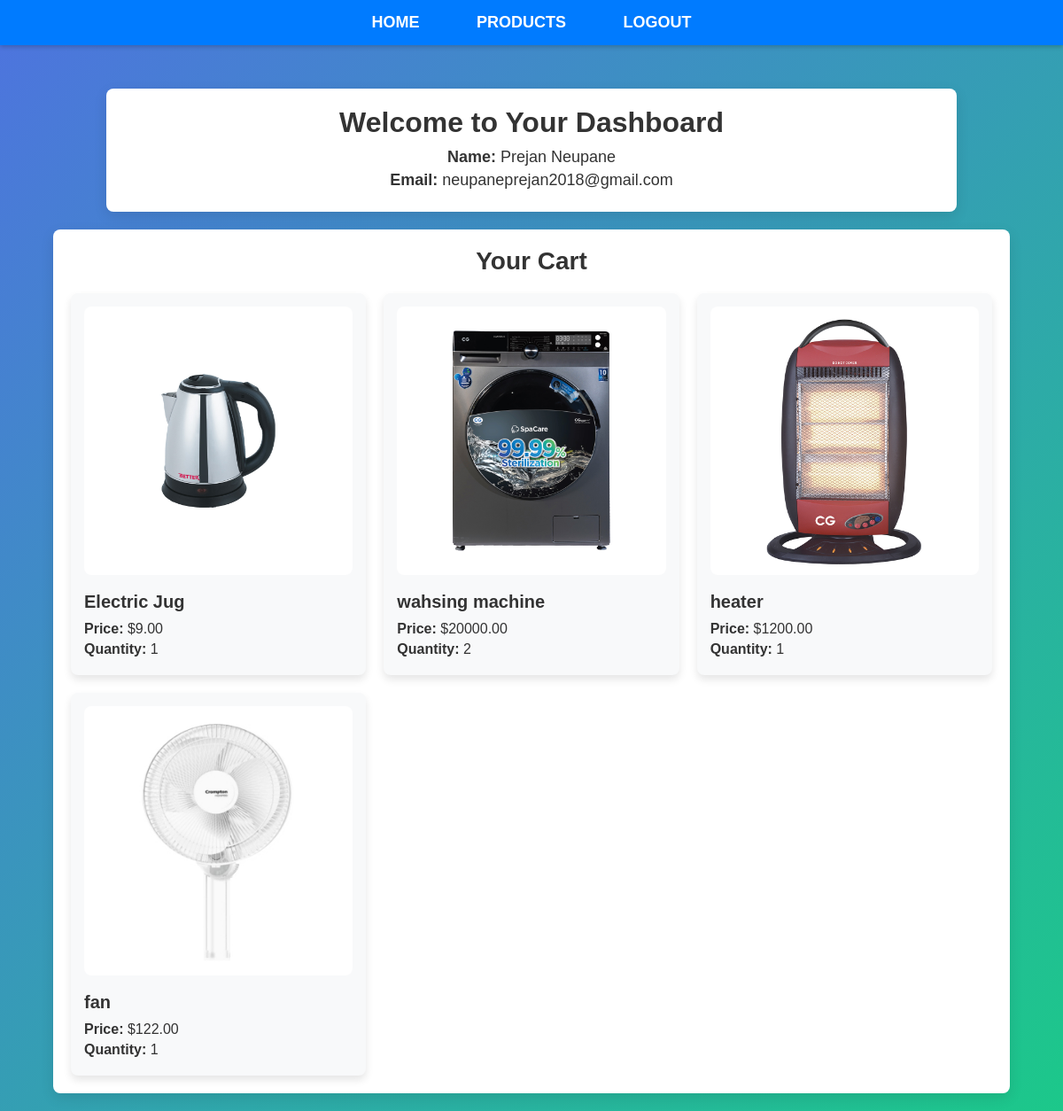
The app's page /buyer_dashboard (signed in), older data.
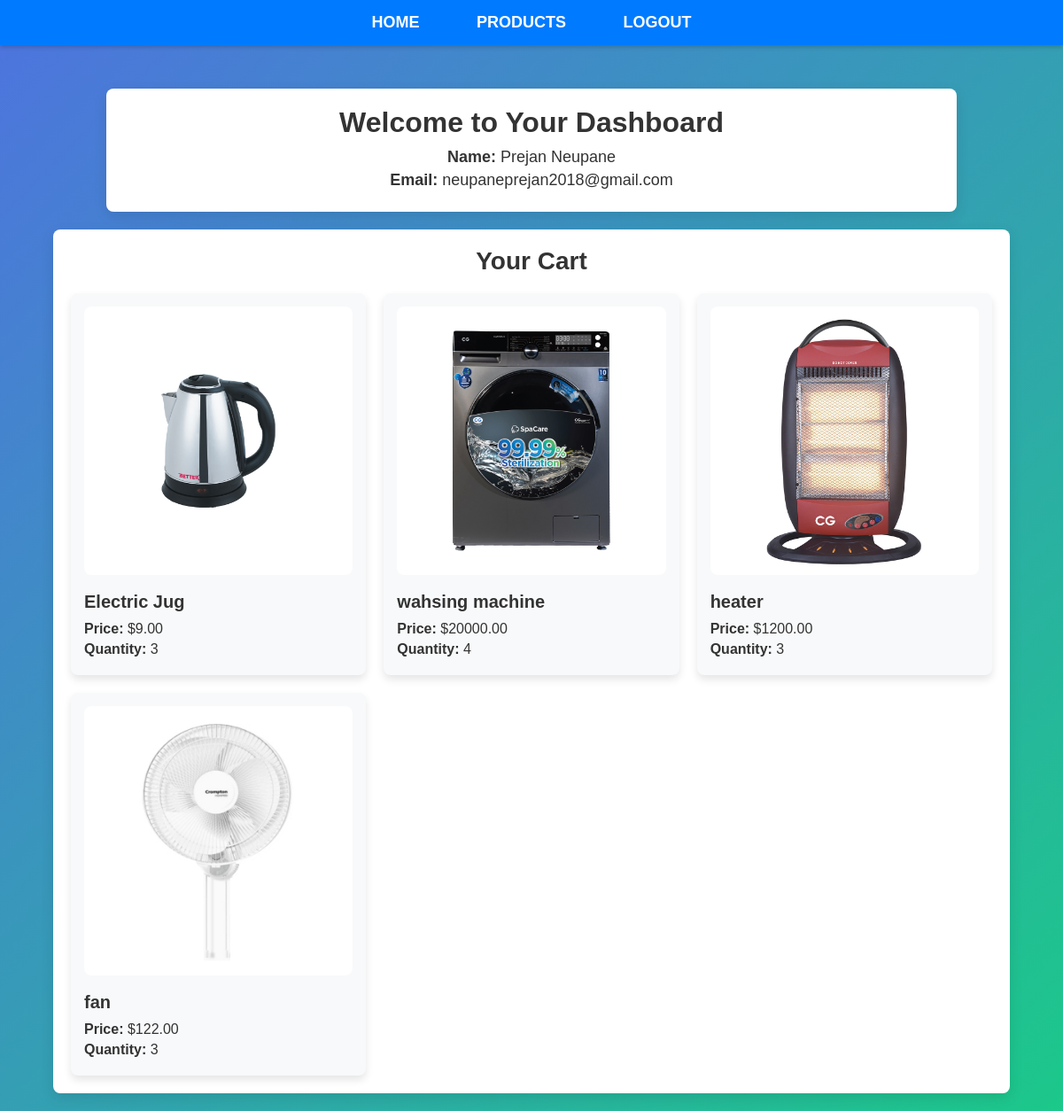
The same page, newer data.
### firstapp/models.py (models this page shows, shortened)
class Buyer(models.Model):
    user = models.OneToOneField(User, on_delete=models.CASCADE)
    name = models.CharField(max_length=100,default=None)
    address = models.TextField()
    contact_number = models.CharField(max_length=15)

class Cart(models.Model):
    user = models.ForeignKey(User, on_delete=models.CASCADE)
    product = models.ForeignKey(Product, on_delete=models.CASCADE)
    quantity = models.IntegerField()
    add_date = models.DateTimeField(auto_now_add=True)

class Product(models.Model):
    name = models.CharField(max_length=100)
    description = models.TextField()
    price = models.DecimalField(max_digits=10, decimal_places=2)
    image = models.ImageField(upload_to='product_images/', blank=True, null=True)
    seller = models.ForeignKey(Seller, on_delete=models.CASCADE)

### firstapp/views.py (the view)
# urls.py: path('buyer_dashboard',views.buyer_dashboard,name='buyer_dashboard'),
@login_required(login_url='login_page')
def buyer_dashboard(request):
    userrole = UserRole.objects.filter(user=request.user).first()
    role = userrole.getRole()
    if role == "buyer":
        cart_items = Cart.objects.filter(user=request.user)
        buyer = Buyer.objects.filter(user=request.user).first()  # Assuming one buyer per user
        context = {
            'buyer': buyer,
            'cart_items': cart_items,
        }
    else:
        return redirect("login_page")
    return render(request, 'firstapp/buyer_dashboard.html', context)

### firstapp/models.py (called while the page is built)
    def getRole(self):
        return self.role

### firstapp/templates/firstapp/buyer_dashboard.html (shortened to what this page needs)
{% load static %}
<!DOCTYPE html>
<html lang="en">
<head>
    <link rel="stylesheet" type="text/css" href="{% static 'css/buyer_dashboard.css' %}">
</head>
<body>
    <nav>
        <a href="/">Home</a>
        <a href="{% url 'product_page' %}">Products</a>
        <a href="{% url 'logout_page' %}">Logout</a>
    </nav>
    <header class="buyer-info">
        <h1>Welcome to Your Dashboard</h1>
        {% if buyer %}
            <p><strong>Name:</strong> {{ buyer.name }}</p>
            <p><strong>Email:</strong> {{ request.user.email }}</p>
        {% else %}
            <p>Buyer information is not available.</p>
        {% endif %}
    </header>
    <section class="cart-section">
        <h2>Your Cart</h2>
        {% if cart_items %}
            <div class="cart-grid">
                {% for cart_item in cart_items %}
                <div class="cart-item">
                    <img src="{{ cart_item.product.image.url }}" alt="{{ cart_item.product.name }}" class="product-image">
                    <div class="cart-details">
                        <h3>{{ cart_item.product.name }}</h3>
                        <p><strong>Price:</strong> ${{ cart_item.product.price }}</p>
                        <p><strong>Quantity:</strong> {{ cart_item.quantity }}</p>
                    </div>
                </div>
                {% endfor %}
            </div>
        {% else %}
            <p class="empty-cart">Your cart is currently empty.</p>
        {% endif %}
    </section>
</body>
</html>

### firstapp/static/css/buyer_dashboard.css (style rules this page uses)
* { margin: 0; padding: 0; box-sizing: border-box; }
body { font-family: 'Arial', sans-serif; background: linear-gradient(135deg, #4e73df, #1cc88a); color: #333; display: flex; flex-direction: column; align-items: center; padding-top: 80px; }
nav { background-color: #007bff; width: 100%; padding: 15px; box-shadow: 0 2px 5px rgba(0, 0, 0, 0.2); position: fixed; top: 0; left: 0; z-index: 10; text-align: center; }
nav a { color: white; text-decoration: none; font-size: 18px; margin: 0 20px; padding: 10px; text-transform: uppercase; font-weight: bold; }
.buyer-info { text-align: center; background-color: white; padding: 20px; border-radius: 8px; margin: 20px 0; box-shadow: 0 5px 15px rgba(0, 0, 0, 0.1); width: 80%; }
.buyer-info h1 { font-size: 32px; margin-bottom: 10px; }
.buyer-info p { font-size: 18px; margin: 5px 0; color: #333; }
.cart-section { width: 90%; max-width: 1200px; padding: 20px; background-color: white; border-radius: 8px; box-shadow: 0 5px 15px rgba(0, 0, 0, 0.1); margin-bottom: 20px; }
.cart-section h2 { font-size: 28px; text-align: center; margin-bottom: 20px; color: #333; }
.cart-grid { display: grid; grid-template-columns: repeat(auto-fill, minmax(300px, 1fr)); gap: 20px; }
.cart-item { background-color: #f8f9fa; border-radius: 8px; padding: 15px; box-shadow: 0 5px 10px rgba(0, 0, 0, 0.1); transition: transform 0.3s ease; }
.product-image { width: 100%; border-radius: 8px; margin-bottom: 15px; }
.cart-details h3 { font-size: 20px; color: #333; margin-bottom: 10px; }
.cart-details p { font-size: 16px; margin: 5px 0; }

Row changes from the older to the newer data that the page shows:
changed Cart "Electric Jug": quantity "1" → "3"
changed Cart "wahsing machine": quantity "2" → "4"
changed Cart "heater": quantity "1" → "3"
changed Cart "fan": quantity "1" → "3"
